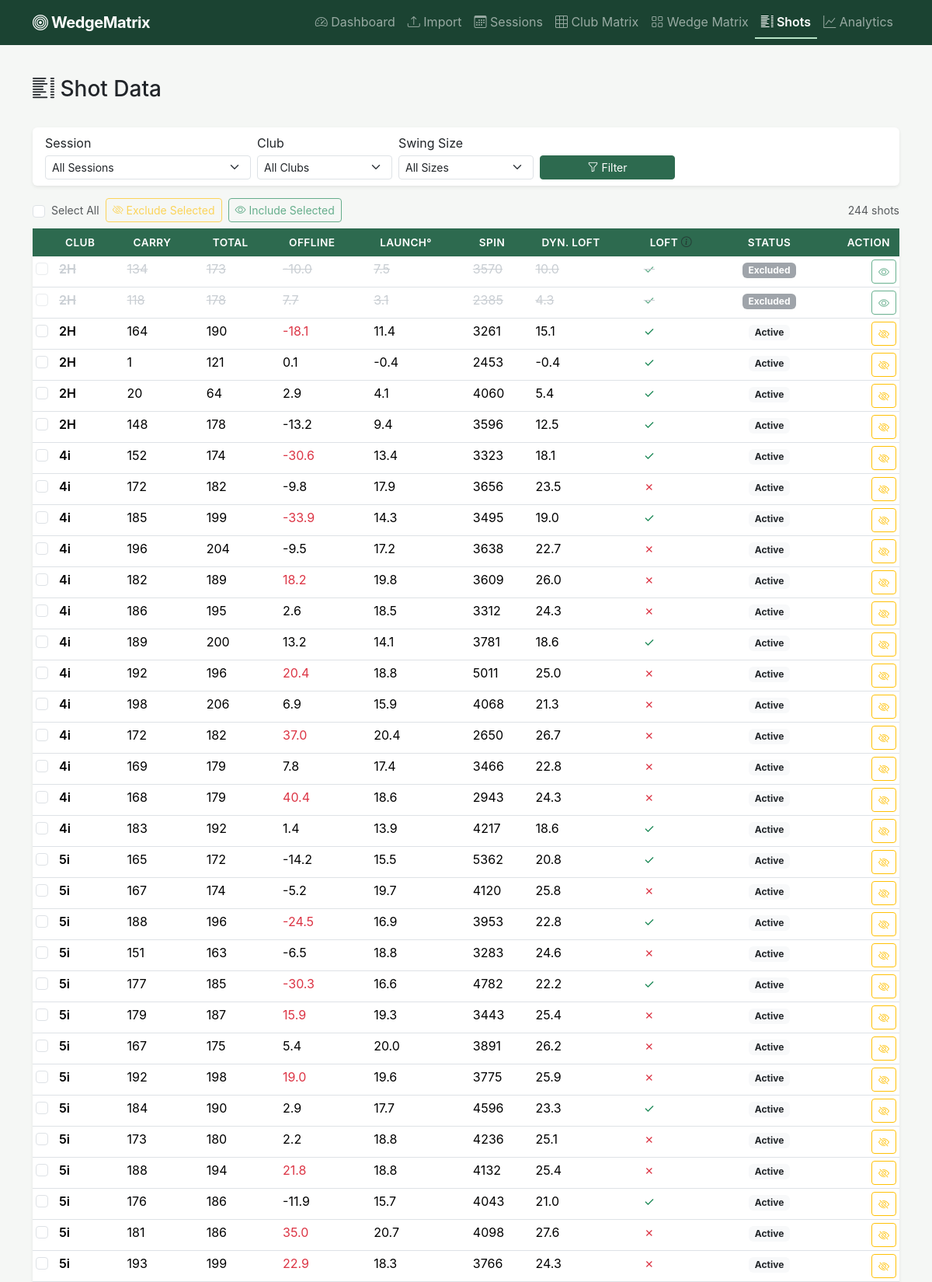
The page /shots (upper part) on the database its author committed.
### models/database.py (models this page shows, shortened)
class Shot(db.Model):
    __tablename__ = 'shots'
    id = db.Column(db.Integer, primary_key=True, autoincrement=True)
    session_id = db.Column(db.Integer, db.ForeignKey('sessions.id'), nullable=False)
    club = db.Column(db.Text, nullable=False)
    club_short = db.Column(db.Text, nullable=False)
    club_index = db.Column(db.Integer, nullable=True)
    swing_size = db.Column(db.Text, nullable=False, default='full')
    ball_speed = db.Column(db.Float, nullable=True)
    launch_direction = db.Column(db.Text, nullable=True)
    launch_direction_deg = db.Column(db.Float, nullable=True)
    launch_angle = db.Column(db.Float, nullable=True)
    spin_rate = db.Column(db.Integer, nullable=True)
    spin_axis = db.Column(db.Text, nullable=True)
    spin_axis_deg = db.Column(db.Float, nullable=True)
    back_spin = db.Column(db.Integer, nullable=True)
    side_spin = db.Column(db.Integer, nullable=True)
    apex = db.Column(db.Float, nullable=True)
    carry = db.Column(db.Float, nullable=True)
    total = db.Column(db.Float, nullable=True)
    offline = db.Column(db.Float, nullable=True)
    landing_angle = db.Column(db.Float, nullable=True)
    club_path = db.Column(db.Float, nullable=True)
    face_angle = db.Column(db.Float, nullable=True)
    attack_angle = db.Column(db.Float, nullable=True)
    dynamic_loft = db.Column(db.Float, nullable=True)
    excluded = db.Column(db.Boolean, default=False)

### app.py (the view)
    @app.route('/shots')
    def shots():
        session_id = request.args.get('session_id', type=int)
        club = request.args.get('club')
        swing_size = request.args.get('swing_size')
        q = Shot.query
        if session_id:
            q = q.filter(Shot.session_id == session_id)
        if club:
            q = q.filter(Shot.club_short == club)
        if swing_size:
            q = q.filter(Shot.swing_size == swing_size)
        shot_list = q.order_by(Shot.session_id, Shot.club_short, Shot.club_index).all()
        all_sessions = Session.query.order_by(Session.session_date.desc()).all()
        clubs = [r[0] for r in db.session.query(Shot.club_short).distinct().order_by(Shot.club_short).all()]
        lofts = {cl.club_short: cl.standard_loft for cl in ClubLoft.query.all()}
        for s in shot_list:
            s.standard_loft = lofts.get(s.club_short)
            s.errant = False  # errant flagging is computed on demand, not stored
        return render_template('shots.html',
                               shots=shot_list,
                               sessions=all_sessions,
                               clubs=clubs,
                               selected_session=session_id,
                               selected_club=club,
                               selected_swing_size=swing_size)

### templates/shots.html (shortened to what this page needs)
{% extends "base.html" %}
{% block content %}
<div class="d-flex justify-content-between align-items-center mb-4">
    <h1 class="h3"><i class="bi bi-list-columns"></i> Shot Data</h1>
</div>
<div class="card border-0 shadow-sm mb-3">
    <div class="card-body py-2">
        <form id="shot-filters" class="row g-2 align-items-end">
            <div class="col-md-3">
                <label class="form-label form-label-sm mb-1">Session</label>
                <select name="session_id" class="form-select form-select-sm" id="filter-session">
                    <option value="">All Sessions</option>
                </select>
            </div>
            <div class="col-md-2">
                <label class="form-label form-label-sm mb-1">Club</label>
                <select name="club" class="form-select form-select-sm" id="filter-club">
                    <option value="">All Clubs</option>
                </select>
            </div>
            <div class="col-md-2">
                <label class="form-label form-label-sm mb-1">Swing Size</label>
                <select name="swing_size" class="form-select form-select-sm" id="filter-swing-size">
                    <option value="">All Sizes</option>
                </select>
            </div>
            <div class="col-md-2">
                <button type="submit" class="btn btn-sm btn-golf w-100">
                    <i class="bi bi-funnel"></i> Filter
                </button>
            </div>
        </form>
    </div>
</div>
<div class="d-flex gap-2 mb-2 align-items-center" id="batch-actions">
    <input type="checkbox" id="select-all" class="form-check-input">
    <label for="select-all" class="form-check-label text-muted small">Select All</label>
    <button class="btn btn-sm btn-outline-warning" id="batch-exclude-btn" disabled>
        <i class="bi bi-eye-slash"></i> Exclude Selected
    </button>
    <button class="btn btn-sm btn-outline-success" id="batch-include-btn" disabled>
        <i class="bi bi-eye"></i> Include Selected
    </button>
    <span class="text-muted small ms-auto" id="shot-count">{{ shots|length }} shots</span>
</div>
<div class="card border-0 shadow-sm">
    <div class="table-responsive">
        <table class="table table-sm table-hover mb-0" id="shots-table">
            <thead class="table-golf">
                <tr>
                    <th style="width:30px;"></th>
                    <th>Club</th>
                    <th>Carry</th>
                    <th>Total</th>
                    <th>Offline</th>
                    <th>Launch&deg;</th>
                    <th>Spin</th>
                    <th>Dyn. Loft</th>
                    <th>Loft <i class="bi bi-info-circle text-muted" title="✓ = dynamic loft ≤ standard loft (good compression)"></i></th>
                    <th class="text-center">Status</th>
                    <th class="text-end">Action</th>
                </tr>
            </thead>
            <tbody>
                {% for shot in shots %}
                <tr class="shot-data-row {% if shot.excluded %}excluded-row{% endif %} {% if shot.errant %}errant-row{% endif %}"
                    data-shot-id="{{ shot.id }}">
                    <td>
                        <input type="checkbox" class="form-check-input shot-checkbox" value="{{ shot.id }}">
                    </td>
                    <td class="fw-semibold">{{ shot.club_short }}</td>
                    <td>{{ shot.carry|round(0)|int if shot.carry else '—' }}</td>
                    <td>{{ shot.total|round(0)|int if shot.total else '—' }}</td>
                    <td class="{{ 'text-danger' if shot.offline and shot.offline|abs > 15 else '' }}">
                        {{ shot.offline|round(1) if shot.offline else '—' }}
                    </td>
                    <td>{{ shot.launch_angle|round(1) if shot.launch_angle else '—' }}</td>
                    <td>{{ shot.spin_rate if shot.spin_rate else '—' }}</td>
                    <td>{{ shot.dynamic_loft|round(1) if shot.dynamic_loft else '—' }}</td>
                    <td>
                        {% if shot.dynamic_loft and shot.standard_loft %}
                            {% if shot.dynamic_loft <= shot.standard_loft %}
                                <span class="text-success" title="Good compression: {{ shot.dynamic_loft }}° ≤ {{ shot.standard_loft }}°">✓</span>
                            {% else %}
                                <span class="text-danger" title="High loft: {{ shot.dynamic_loft }}° > {{ shot.standard_loft }}°">✗</span>
                            {% endif %}
                        {% else %}
                            <span class="text-muted">—</span>
                        {% endif %}
                    </td>
                    <td class="text-center">
                        {% if shot.excluded %}
                            <span class="badge bg-secondary">Excluded</span>
                        {% elif shot.errant %}
                            <span class="badge bg-warning text-dark">Flagged</span>
                        {% else %}
                            <span class="badge bg-light text-dark">Active</span>
                        {% endif %}
                    </td>
                    <td class="text-end">
                        <button class="btn btn-sm toggle-exclude-btn
                                       {{ 'btn-outline-success' if shot.excluded else 'btn-outline-warning' }}"
                                data-shot-id="{{ shot.id }}"
                                title="{{ 'Include this shot' if shot.excluded else 'Exclude this shot' }}">
                            <i class="bi {{ 'bi-eye' if shot.excluded else 'bi-eye-slash' }}"></i>
                        </button>
                    </td>
                </tr>
                {% endfor %}
            </tbody>
        </table>
    </div>
</div>
{% endblock %}

### static/css/style.css (style rules this page uses)
:root { --golf-green: #2d6a4f; --golf-green-light: #40916c; --golf-green-lighter: #52b788; --golf-green-bg: #d8f3dc; --golf-green-subtle: #f0faf3; --golf-dark: #1b4332; --golf-accent: #b7e4c7; --matrix-header-bg: #2d6a4f; --matrix-header-text: #ffffff; --matrix-cell-bg: #f8fdf9; --errant-bg: #fff3cd; --errant-border: #ffc107; --excluded-bg: #f8f9fa; --excluded-text: #adb5bd; }
body { font-family: -apple-system, BlinkMacSystemFont, "Segoe UI", Roboto, "Helvetica Neue", Arial, sans-serif; background-color: #f5f7f5; color: #212529; min-height: 100vh; display: flex; flex-direction: column; }
.btn-golf { background-color: var(--golf-green); border-color: var(--golf-green); color: #fff; }
.table-golf { background-color: var(--matrix-header-bg) !important; color: var(--matrix-header-text) !important; }
.table-golf th { background-color: var(--matrix-header-bg) !important; color: var(--matrix-header-text) !important; font-weight: 600; font-size: 0.85rem; text-transform: uppercase; letter-spacing: 0.03em; border: none; padding: 0.5rem 0.75rem; }
.shot-data-row { transition: background-color 0.15s ease; }
.excluded-row { background-color: var(--excluded-bg) !important; opacity: 0.65; }
.excluded-row td { text-decoration: line-through; color: var(--excluded-text); }
.excluded-row td:last-child, .excluded-row td:first-child { text-decoration: none; }
.excluded-row .badge { text-decoration: none; }

### rows shown on the page
Shot: club_short "2H", carry "134", total "173", offline "-10.0", launch_angle "7.5", spin_rate "3570", dynamic_loft "10.0", excluded "Excluded"
Shot: club_short "2H", carry "118", total "178", offline "7.7", launch_angle "3.1", spin_rate "2385", dynamic_loft "4.3", excluded "Excluded"
Shot: club_short "2H", carry "164", total "190", offline "-18.1", launch_angle "11.4", spin_rate "3261", dynamic_loft "15.1", excluded "Active"
Shot: club_short "2H", carry "1", total "121", offline "0.1", launch_angle "-0.4", spin_rate "2453", dynamic_loft "-0.4", excluded "Active"
Shot: club_short "2H", carry "20", total "64", offline "2.9", launch_angle "4.1", spin_rate "4060", dynamic_loft "5.4", excluded "Active"
Shot: club_short "2H", carry "148", total "178", offline "-13.2", launch_angle "9.4", spin_rate "3596", dynamic_loft "12.5", excluded "Active"
Shot: club_short "4i", carry "152", total "174", offline "-30.6", launch_angle "13.4", spin_rate "3323", dynamic_loft "18.1", excluded "Active"
Shot: club_short "4i", carry "172", total "182", offline "-9.8", launch_angle "17.9", spin_rate "3656", dynamic_loft "23.5", excluded "Active"
Shot: club_short "4i", carry "185", total "199", offline "-33.9", launch_angle "14.3", spin_rate "3495", dynamic_loft "19.0", excluded "Active"
Shot: club_short "4i", carry "196", total "204", offline "-9.5", launch_angle "17.2", spin_rate "3638", dynamic_loft "22.7", excluded "Active"
Shot: club_short "4i", carry "182", total "189", offline "18.2", launch_angle "19.8", spin_rate "3609", dynamic_loft "26.0", excluded "Active"
Shot: club_short "4i", carry "186", total "195", offline "2.6", launch_angle "18.5", spin_rate "3312", dynamic_loft "24.3", excluded "Active"
Shot: club_short "4i", carry "189", total "200", offline "13.2", launch_angle "14.1", spin_rate "3781", dynamic_loft "18.6", excluded "Active"
Shot: club_short "4i", carry "192", total "196", offline "20.4", launch_angle "18.8", spin_rate "5011", dynamic_loft "25.0", excluded "Active"
Shot: club_short "4i", carry "198", total "206", offline "6.9", launch_angle "15.9", spin_rate "4068", dynamic_loft "21.3", excluded "Active"
Shot: club_short "4i", carry "172", total "182", offline "37.0", launch_angle "20.4", spin_rate "2650", dynamic_loft "26.7", excluded "Active"
Shot: club_short "4i", carry "169", total "179", offline "7.8", launch_angle "17.4", spin_rate "3466", dynamic_loft "22.8", excluded "Active"
Shot: club_short "4i", carry "168", total "179", offline "40.4", launch_angle "18.6", spin_rate "2943", dynamic_loft "24.3", excluded "Active"
Shot: club_short "4i", carry "183", total "192", offline "1.4", launch_angle "13.9", spin_rate "4217", dynamic_loft "18.6", excluded "Active"
Shot: club_short "5i", carry "165", total "172", offline "-14.2", launch_angle "15.5", spin_rate "5362", dynamic_loft "20.8", excluded "Active"
Shot: club_short "5i", carry "167", total "174", offline "-5.2", launch_angle "19.7", spin_rate "4120", dynamic_loft "25.8", excluded "Active"
Shot: club_short "5i", carry "188", total "196", offline "-24.5", launch_angle "16.9", spin_rate "3953", dynamic_loft "22.8", excluded "Active"
Shot: club_short "5i", carry "151", total "163", offline "-6.5", launch_angle "18.8", spin_rate "3283", dynamic_loft "24.6", excluded "Active"
Shot: club_short "5i", carry "177", total "185", offline "-30.3", launch_angle "16.6", spin_rate "4782", dynamic_loft "22.2", excluded "Active"
Shot: club_short "5i", carry "179", total "187", offline "15.9", launch_angle "19.3", spin_rate "3443", dynamic_loft "25.4", excluded "Active"
Shot: club_short "5i", carry "167", total "175", offline "5.4", launch_angle "20.0", spin_rate "3891", dynamic_loft "26.2", excluded "Active"
Shot: club_short "5i", carry "192", total "198", offline "19.0", launch_angle "19.6", spin_rate "3775", dynamic_loft "25.9", excluded "Active"
Shot: club_short "5i", carry "184", total "190", offline "2.9", launch_angle "17.7", spin_rate "4596", dynamic_loft "23.3", excluded "Active"
Shot: club_short "5i", carry "173", total "180", offline "2.2", launch_angle "18.8", spin_rate "4236", dynamic_loft "25.1", excluded "Active"
Shot: club_short "5i", carry "188", total "194", offline "21.8", launch_angle "18.8", spin_rate "4132", dynamic_loft "25.4", excluded "Active"
Shot: club_short "5i", carry "176", total "186", offline "-11.9", launch_angle "15.7", spin_rate "4043", dynamic_loft "21.0", excluded "Active"
Shot: club_short "5i", carry "181", total "186", offline "35.0", launch_angle "20.7", spin_rate "4098", dynamic_loft "27.6", excluded "Active"
Shot: club_short "5i", carry "193", total "199", offline "22.9", launch_angle "18.3", spin_rate "3766", dynamic_loft "24.3", excluded "Active"

### other values the page prints
{{ shots|length }} "244"
